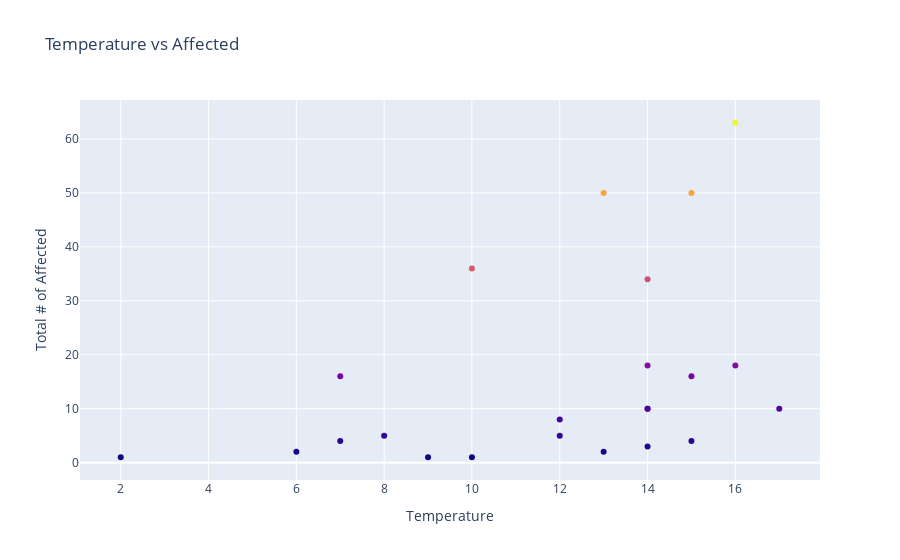
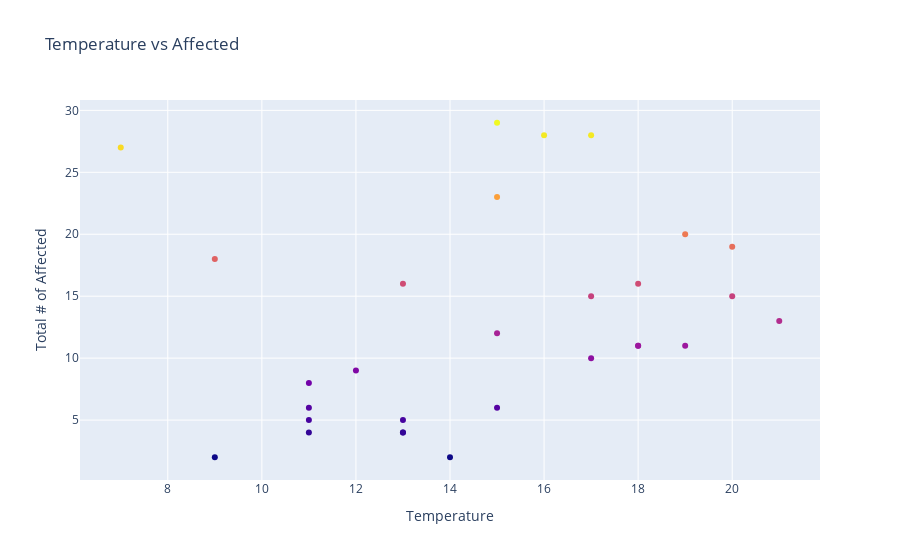
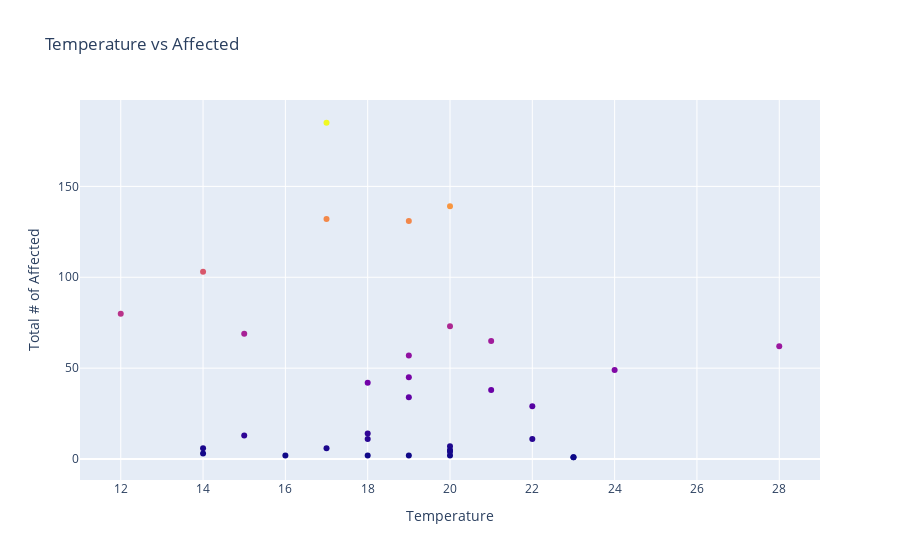
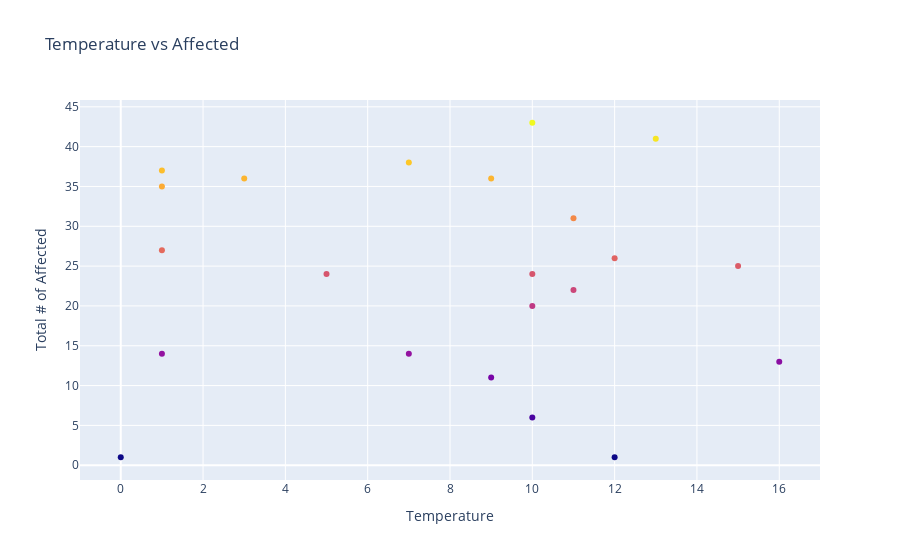

Notebook code cell kept with these figures, in order:
### Markdown cell above
# Preparing datasets and calling functions to find out correlations

### Code cell
df = pd.read_csv('temperaturehumidity2.csv')
dfg = df.groupby('Country_name').apply(correl)
dfg.head(20)
        
#print(dfg.size())
#for i in dfg.size():
   # print(i)
#for name, group in dfg:
    #print(name)
    #print(group)
    #print(group.size())
    #for i in range(0,13376,76):
        #df1 = df.iloc[i:i+71, 9:10]
        #df2 = df.iloc[i+5:i+76, 11:12]
        #print(df1)
        #print('the index no. is : %s' %i )
        #correl(df1,df2)
        #countrys.append(df.iloc[i,0])

#X = df.iloc[0:71, 8:9]
#Y = df.iloc[0:71, 4:5]
#Z = df.iloc[71:142, 8:9]"""

### Figure 1 — Plotly figure (JSON) as saved in the notebook; plotly's stock layout.template omitted (floating-point values rounded to 4 significant figures)
{"data": [{"marker": {"color": [1, 3, 1, 2, 4, 5, 5, 1, 2, 16, 34, 10, 10, 16, 10, 50, 4, 63, 36, 8, 18, 50, 18]}, "mode": "markers", "type": "scatter", "x": [2, 14, 9, 13, 7, 8, 12, 10, 6, 7, 14, 14, 14, 15, 17, 13, 15, 16, 10, 12, 14, 15, 16], "y": [1, 3, 1, 2, 4, 5, 5, 1, 2, 16, 34, 10, 10, 16, 10, 50, 4, 63, 36, 8, 18, 50, 18]}], "layout": {"title": {"text": "Temperature vs Affected"}, "xaxis": {"title": {"text": "Temperature"}}, "yaxis": {"title": {"text": "Total # of Affected"}}}}

### Figure 2 — Plotly figure (JSON) as saved in the notebook; plotly's stock layout.template omitted (floating-point values rounded to 4 significant figures)
{"data": [{"marker": {"color": [2, 8, 2, 11, 10, 5, 4, 9, 4, 4, 5, 6, 6, 13, 15, 19, 23, 28, 12, 11, 15, 11, 20, 16, 18, 27, 29, 28, 16]}, "mode": "markers", "type": "scatter", "x": [9, 11, 14, 18, 17, 11, 13, 12, 13, 11, 13, 11, 15, 21, 20, 20, 15, 17, 15, 19, 17, 18, 19, 18, 9, 7, 15, 16, 13], "y": [2, 8, 2, 11, 10, 5, 4, 9, 4, 4, 5, 6, 6, 13, 15, 19, 23, 28, 12, 11, 15, 11, 20, 16, 18, 27, 29, 28, 16]}], "layout": {"title": {"text": "Temperature vs Affected"}, "xaxis": {"title": {"text": "Temperature"}}, "yaxis": {"title": {"text": "Total # of Affected"}}}}

### Figure 3 — Plotly figure (JSON) as saved in the notebook; plotly's stock layout.template omitted (floating-point values rounded to 4 significant figures)
{"data": [{"marker": {"color": [1, 2, 2, 7, 5, 2, 1, 4, 2, 11, 11, 6, 6, 14, 13, 3, 49, 62, 29, 34, 38, 65, 42, 45, 57, 73, 132, 131, 139, 185, 80, 69, 103]}, "mode": "markers", "type": "scatter", "x": [23, 18, 20, 20, 20, 19, 23, 20, 16, 18, 22, 17, 14, 18, 15, 14, 24, 28, 22, 19, 21, 21, 18, 19, 19, 20, 17, 19, 20, 17, 12, 15, 14], "y": [1, 2, 2, 7, 5, 2, 1, 4, 2, 11, 11, 6, 6, 14, 13, 3, 49, 62, 29, 34, 38, 65, 42, 45, 57, 73, 132, 131, 139, 185, 80, 69, 103]}], "layout": {"title": {"text": "Temperature vs Affected"}, "xaxis": {"title": {"text": "Temperature"}}, "yaxis": {"title": {"text": "Total # of Affected"}}}}

### Figure 4 — Plotly figure (JSON) as saved in the notebook; plotly's stock layout.template omitted (floating-point values rounded to 4 significant figures)
{"data": [{"marker": {"color": [1, 1, 37, 14, 22, 13, 25, 20, 31, 24, 36, 43, 41, 26, 36, 6, 14, 38, 11, 27, 35, 24]}, "mode": "markers", "type": "scatter", "x": [12, 0, 1, 1, 11, 16, 15, 10, 11, 10, 3, 10, 13, 12, 9, 10, 7, 7, 9, 1, 1, 5], "y": [1, 1, 37, 14, 22, 13, 25, 20, 31, 24, 36, 43, 41, 26, 36, 6, 14, 38, 11, 27, 35, 24]}], "layout": {"title": {"text": "Temperature vs Affected"}, "xaxis": {"title": {"text": "Temperature"}}, "yaxis": {"title": {"text": "Total # of Affected"}}}}
